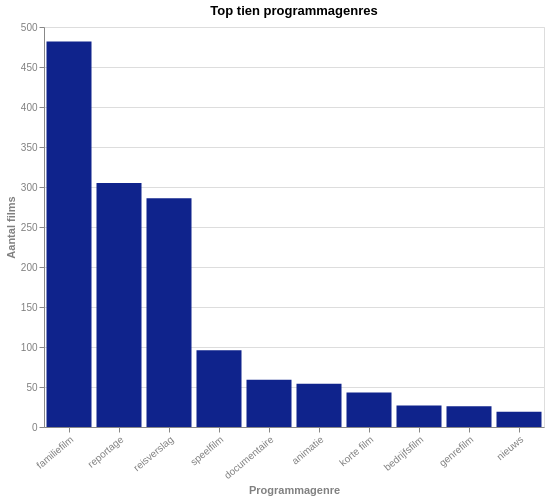

The specification (Vega-Lite) saved for this image:
### Vega-Lite specification from a JSON file in a GitHub repository (floating-point values rounded to 4 significant figures)
{"$schema": "https://vega.github.io/schema/vega-lite/v5.json", "title": "Top tien programmagenres", "description": "Distributie van films over de top tien programmagenres (exclusief het genre 'amateuropname')", "width": 500, "height": 400, "data": {"values": [{"Genre": "familiefilm", "Number of films": 482}, {"Genre": "reportage", "Number of films": 305}, {"Genre": "reisverslag", "Number of films": 286}, {"Genre": "speelfilm", "Number of films": 96}, {"Genre": "documentaire", "Number of films": 59}, {"Genre": "animatie", "Number of films": 54}, {"Genre": "korte film", "Number of films": 43}, {"Genre": "bedrijfsfilm", "Number of films": 27}, {"Genre": "genrefilm", "Number of films": 26}, {"Genre": "nieuws", "Number of films": 19}]}, "mark": {"type": "bar", "binSpacing": 1, "tooltip": true}, "encoding": {"x": {"field": "Genre", "type": "nominal", "title": "Programmagenre", "sort": "-y"}, "y": {"field": "Number of films", "type": "quantitative", "title": "Aantal films"}, "color": {"value": "#0F238C"}}, "config": {"countTitle": "Count", "axisX": {"labelAngle": -40, "titleColor": "grey", "labelColor": "grey"}, "axisY": {"titleColor": "grey", "labelColor": "grey"}}}
